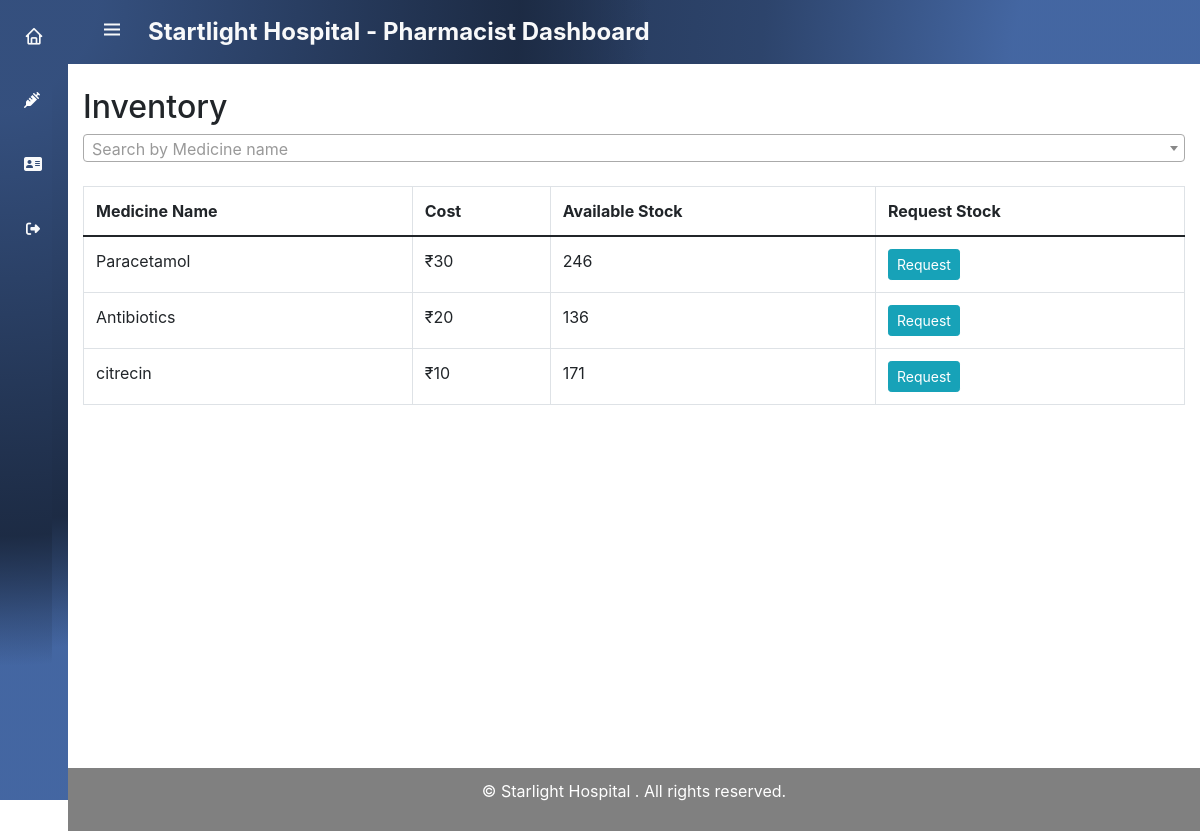
The page /hospital/pharmacist/inventory (signed in) on the database its author committed.
### hospital_app/models.py (models this page shows)
class Prescription(models.Model):
    medicine = models.CharField(max_length=20, null=True,blank=True)
    stock = models.PositiveIntegerField(default=0)
    rate = models.PositiveIntegerField(default=0)
    alert = models.BooleanField(default=False)

### hospital_app/views.py (the view)
# urls.py: path('hospital/pharmacist/inventory',views.pharmacist_inventory,name='pharmacist_inventory'),
@login_required(login_url='hospital_loginpage')
def pharmacist_inventory(request):
    medicines = Prescription.objects.all()
    low_stock_medicines = medicines.filter(stock__lt=50)
    return render(request,'pharmacist/pharmacist_inventory.html',{'medicines':medicines,'low_stock_medicines':low_stock_medicines})

### templates/pharmacist/pharmacist_inventory.html (shortened to what this page needs)
{% extends 'pharmacist/pharmacist_navbar.html' %}
{% block content %}
{% load static %}
<link href="https://cdn.jsdelivr.net/npm/bootstrap@4.6.2/dist/css/bootstrap.min.css" rel="stylesheet">
<link href="https://cdnjs.cloudflare.com/ajax/libs/select2/4.1.0-beta.1/css/select2.min.css" rel="stylesheet" />
<div class="container mt-5" style="padding-top: 40px; min-height: 90vh;">
    <h2>Inventory</h2>
    <div class="mb-4">
    </div>
    <table class="table table-bordered mt-4">
        <thead>
            <tr>
                <th>Medicine Name</th>
                <th>Cost</th>
                <th>Available Stock</th>
                <th>Request Stock</th>
            </tr>
        </thead>
        <tbody id="billTableBody">
            {% for medicine in medicines %}
            <tr data-bill-id="{{ medicine.id }}"
                {% if medicine.stock < 50 %} style="color: red;" {% endif %}>
                <td>{{ medicine.medicine }}</td>
                <td>₹{{ medicine.rate }}</td>
                <td>{{ medicine.stock }}</td>
                <td>
                    <a href="{% url 'pharmacist_request_inventory' medicine.id %}">
                        {% if medicine.alert == True %}
                        <button type="button" class="btn btn-success btn-sm view-history-btn" disabled>
                            Requested
                        </button>
                        {% else %}
                        <button type="button" class="btn btn-info btn-sm view-history-btn">
                            Request
                        </button>
                        {% endif %}
                    </a>
                </td>
            </tr>
            {% empty %}
            <tr>
                <td colspan="4" class="text-center">No Medicines Available</td>
            </tr>
            {% endfor %}
        </tbody>
    </table>
</div>
{% endblock %}

### templates/pharmacist/pharmacist_navbar.html (style rules this page uses)
:root { --header-height: 3rem;--nav-width: 68px;--first-color: white;--first-color-light: #fafafa; --white-color: #F7F6FB;--body-font: 'Nunito', sans-serif;--normal-font-size: 1rem;--z-fixed: 100 }
body { position: relative; margin: var(--header-height) 0 0 0; padding: 0 ; font-family: var(--body-font); font-size: var(--normal-font-size); transition: .5s }
a { text-decoration: none }
@media screen and (min-width: 768px) { body { margin: calc(var(--header-height) + 1rem) 0 0 0; padding-left: calc(var(--nav-width) ) } }

### rows shown on the page
Prescription: medicine "Paracetamol", rate "30", stock "246", alert "Request"
Prescription: medicine "Antibiotics", rate "20", stock "136", alert "Request"
Prescription: medicine "citrecin", rate "10", stock "171", alert "Request"
